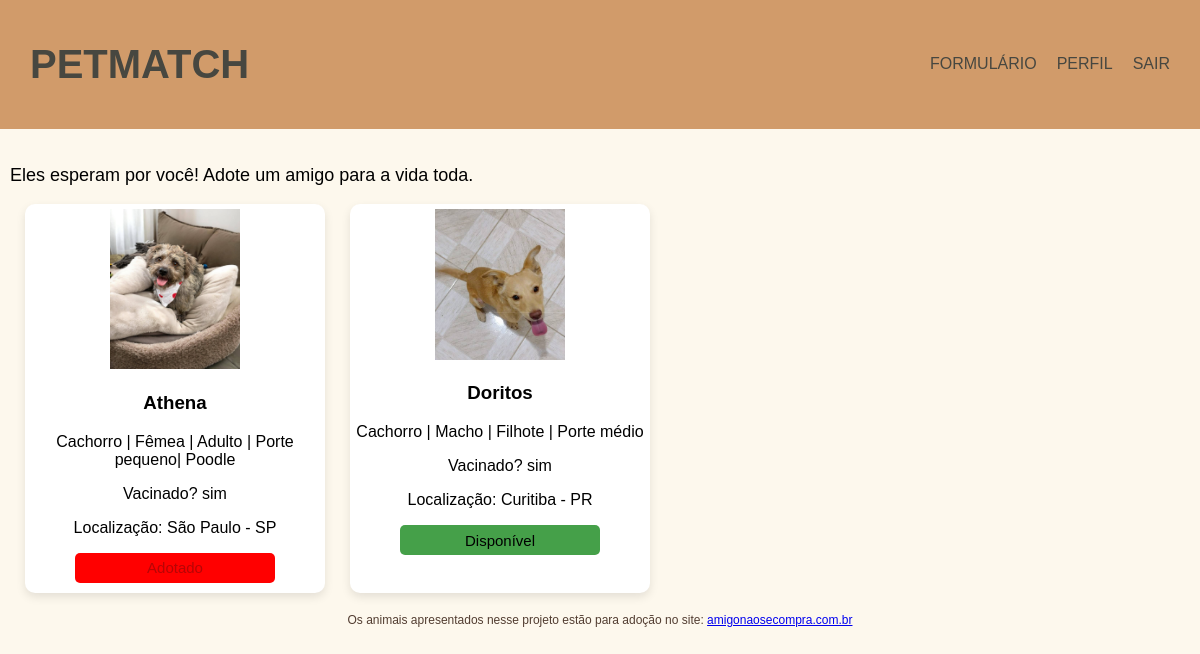
/adotante (signed in), run on the app's committed database.
### models.py (models this page shows)
class Animal(bdPetMatch.Model):
    __tablename__ = 'animal'
    id = bdPetMatch.Column(bdPetMatch.Integer, primary_key=True)
    nome = bdPetMatch.Column(bdPetMatch.String(150), nullable=False)
    imagem = bdPetMatch.Column(bdPetMatch.String(500), nullable=False)
    descricao = bdPetMatch.Column(bdPetMatch.String(200), nullable=False)
    vacinacao = bdPetMatch.Column(bdPetMatch.String(50), nullable=False)
    localizacao = bdPetMatch.Column(bdPetMatch.String(150), nullable=False)
    status = bdPetMatch.Column(bdPetMatch.String(80), default="Disponível")
    doador_id = bdPetMatch.Column(bdPetMatch.Integer, bdPetMatch.ForeignKey('usuario.id'), nullable=False)

### main.py (the view)
@app.route('/adotante')
@login_required
def adotante():
    animais = Animal.query.filter_by().all()
    return render_template('adotante.html', nome=current_user.nome, email=current_user.email, telefone = current_user.telefone, role=current_user.role, animais=animais)

### main.py (called while the page is built)
@lm.user_loader
def user_loader(id):
    usuario = bdPetMatch.session.query(Usuario).filter_by(id=id).first()
    return usuario

### templates/adotante.html (shortened to what this page needs)
<!DOCTYPE html>
<html lang="pt-br">
<head>
</head>
<body>
    <div class="header">
        <h1>PETMATCH</h1>
        <div class="nav-links">
            <a href="{{ url_for('formulario') }}">FORMULÁRIO</a>
            <a href="#">PERFIL
            </a>
            <a href="{{ url_for('logout') }}">SAIR</a>
        </div>
    </div>
    <br>
    <p class="txt">Eles esperam por você! Adote um amigo para a vida toda.</p>
    <div class="container">
        {% for animal in animais %}
            <div class="card">
                <img src="{{ animal.imagem }}" alt="{{ animal.nome }}" width="130">
                <h3>{{ animal.nome }}</h3>
                <p>{{ animal.descricao }}</p>
                <p>Vacinado? {{animal.vacinacao}}</p>
                <p>Localização: {{ animal.localizacao }}</p>
                <button id="disponivel_{{ animal.id }}" class="disponivel" onclick="confirma('{{ animal.id }}')" {% if animal.status == 'Adotado' %} disabled style="background-color: red;" {% endif %}>
                    {{ animal.status }}
                </button>
            </div>
        {% endfor %}
    </div>
    <div class="footer">
        <p>Os animais apresentados nesse projeto estão para adoção no site: <a href="http://amigonaosecompra.com.br" target="_blank">amigonaosecompra.com.br</a></p>
    </div>
</body>
</html>

### templates/adotante.html (style rules this page uses)
body { font-family: Arial, sans-serif; background-color: #fdf8ed; margin: 0; padding: 0; }
.header { display: flex; justify-content: space-between; align-items: center; background-color: #d19b6a; padding: 15px 30px; color: rgb(71, 71, 64); font-size: 20px; text-align: center; }
.nav-links { display: flex; gap: 20px; }
.nav-links a { text-decoration: none; color: rgb(71, 71, 64); font-size: 16px; position: relative; }
.footer { text-align: center; font-size: 12px; color: rgb(82, 61, 49); margin-top: 20px; }
.container { display: flex; margin-left: 10px; flex-wrap: wrap; gap: 10px; }
.txt { font-size: 18px; margin-left: 10px; }
.card { justify-content: center; align-items: center; text-align: center; width: 300px; background-color: #fff; margin-left: 15px; justify-content: space-between; border-radius: 10px; box-shadow: 0 4px 10px rgba(0, 0, 0, 0.1); }
.card p { margin-left: 5px; margin-right: 5px; }
.card img { margin-top: 5px; }
.disponivel { margin-bottom: 10px; font-size: 15px; border: none; width: 200px; height: 30px; background-color: #45a049; border-radius: 5px; cursor: pointer; }

### data on the page
Animal: imagem (picture), nome "Athena", descricao "Cachorro | Fêmea | Adulto | Porte pequeno| Poodle", vacinacao "sim", localizacao "São Paulo - SP"
Animal: imagem (picture), nome "Doritos", descricao "Cachorro | Macho | Filhote | Porte médio", vacinacao "sim", localizacao "Curitiba - PR", status "Disponível"
